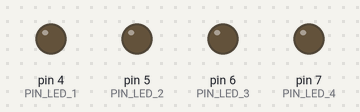
This sketch was run on a simulated Arduino Uno, built with avr-gcc and run on an emulated ATmega328P. On the bench: output pins drawn as LEDs (lit = HIGH). What the sketch prints to the serial monitor is not drawn.

Above: at 0.05 s.
Timing chart, 0 to 3.0 s (numbered marks = the images above):
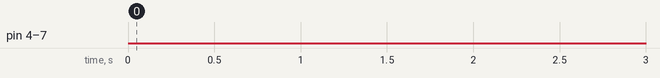

Measured:
- by itself, pin 4 (PIN_LED_1), pin 5 (PIN_LED_2), pin 6 (PIN_LED_3), pin 7 (PIN_LED_4): LOW → HIGH at 5.0 s, → LOW 0.50 s later, → HIGH 0.50 s later, → LOW 0.50 s later, … (250 changes in this stretch)

The sketch:

Ejercicio11-While.ino
```cpp
#define PIN_LED_1 4
#define PIN_LED_2 5 //PWM
#define PIN_LED_3 6 //PWM
#define PIN_LED_4 7

void setup() {
  pinMode(PIN_LED_1, OUTPUT);
  pinMode(PIN_LED_2, OUTPUT);
  pinMode(PIN_LED_3, OUTPUT);
  pinMode(PIN_LED_4, OUTPUT);

  Serial.begin(9600);
}

void loop() {
  while (true) {
    static int i = 0;
    i++;
    if (i % 2 == 0)
      continue;

    if (i > 100)
      break;

    Serial.println(i);
    delay(100);
  }

  Serial.println("LEDs...");

  for (int j = 0; j < 5; j++) {
    for (int i = PIN_LED_1; i <= PIN_LED_4; i++) {
      digitalWrite(i, HIGH);
    }
    delay(500);
    for (int i = PIN_LED_1; i <= PIN_LED_4; i++) {
      digitalWrite(i, LOW);
    }
    delay(500);
  }
}
```
